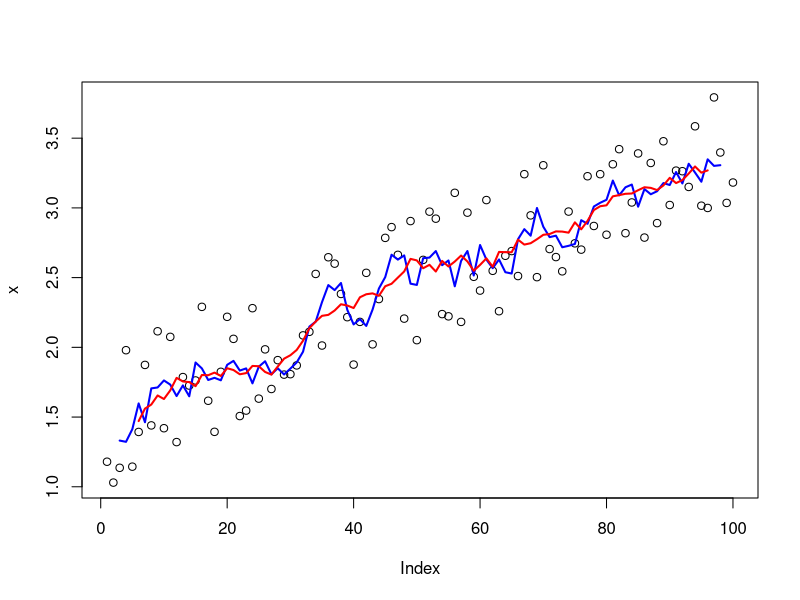
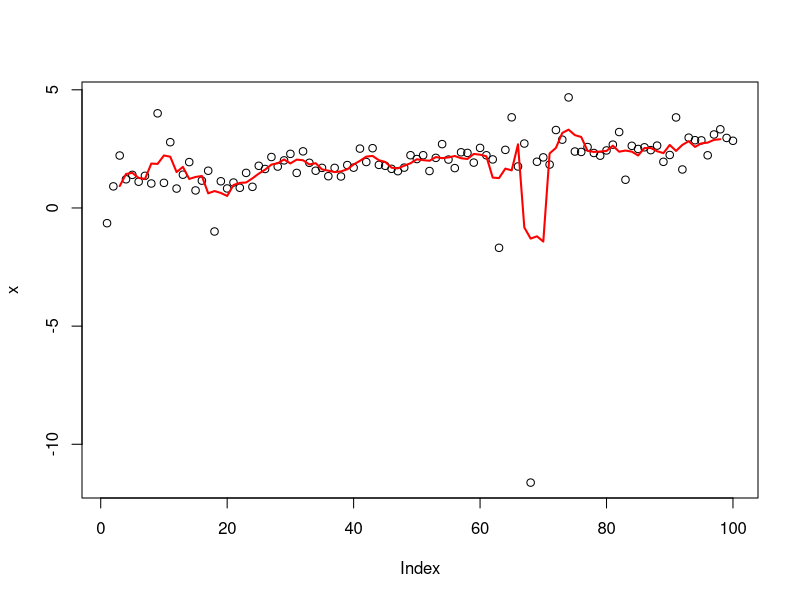
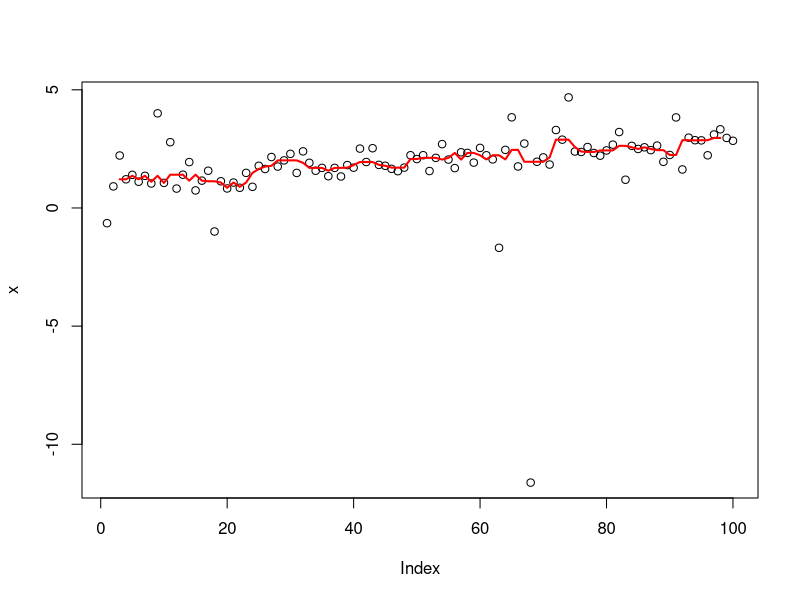

Generate these figures, in order, with R: (Note: this script raises an error after producing the figures.)
summary <- function(x) {
  funs <- c(mean, median, sd, mad, IQR)
  lapply(funs, function(f) f(x, na.rm=TRUE))
}

# closures

power <- function(exponent) {
  print(environment())
  function(x) {
    x ^ exponent
  }
}

square <- power(2)
environment(square)
cube <- power(3)

new_counter <- function() {
  i <- 0
  function() {
    i <<- i + 1
    i
  }
}

counter_one <- new_counter()
counter_two <- new_counter()

counter_one()
counter_one()
counter_two()

i <- 0
new_counter2 <- function() {
  i <<- i + 1
  i
}

new_counter3 <- function() {
  i <- 0
  function() {
    i <- i + 1
    i
  }
}

# compute the ith central moment of a numeric vector
moment <- function(order) {
  function(x) {
    mean((x-mean(x))^order)
  }
}

m1 <- moment(1)
m2 <- moment(2)

x <- runif(100)
stopifnot(all.equal(m1(x), 0))
stopifnot(all.equal(m2(x), var(x)*99/100))

pick <- function(i) {
  function(x) {
    x[[i]]
  }
}

compute_mean <- list(
                  base = function(x) mean(x),
                  sum = function(x) sum(x) / length(x),
                  manual = function(x) {
                    total <- 0
                    n <- length(x)
                    for (i in seq_along(x)) {
                      total <- total + x[i] / n
                    }
                    total
                  }
)
                  
x <- runif(1e5)
system.time(compute_mean$base(x))
system.time(compute_mean[[2]](x))
system.time(compute_mean[["manual"]](x))

lapply(compute_mean, function(f) f(x))

call_fun <- function(f, ...) f(...)
lapply(compute_mean, call_fun, x)

lapply(compute_mean, function(f) system.time(f(x)))

# summarise an object in multiple ways
x <- 1:10
funs <- list(
          sum = sum,
          mean = mean,
          median = median
)

lapply(funs, function(f) f(x))
lapply(funs, function(f) f(x, na.rm=TRUE))

# scale a vector to range [0,1]
scale01 <- function(x) {
  rng <- range(x, na.rm=TRUE)
  (x - rng[1]) / (rng[2] - rng[1])
}

# fit linear models using different formulas
formulas <- list(
  mpg ~ disp,
  mpg ~ I(1 / disp),
  mpg ~ disp + wt,
  mpg ~ I(1 / disp) + wt
)

lapply(formulas, function(f) lm(f, data=mtcars))

# multiple inputs: Map (mapply)

# generate some sample data
xs <- replicate(5, runif(10), simplify = FALSE)
ws <- replicate(5, rpois(10, 5) + 1, simplify = FALSE)
# unweighted mean
unlist(lapply(xs, mean))
# weighted mean
unlist(Map(weighted.mean, xs, ws))

# smooth data using a rolling mean function
rollmean <- function(x, n) {
  out <- rep(NA, length(x))
  
  offset <- trunc(n / 2)
  for (i in (offset + 1):(length(x) - n + offset + 1)) {
    out[i] <- mean(x[(i - offset):(i + offset - 1)])
  }
  out
}
x <- seq(1, 3, length=1e2) + runif(1e2)
plot(x)
lines(rollmean(x, 5), col="blue", lwd=2)
lines(rollmean(x, 10), col="red", lwd=2)

# data with more variable noise, using median instead of mean
x <- seq(1, 3, length = 1e2) + rt(1e2, df = 2) / 3
plot(x)
lines(rollmean(x, 5), col = "red", lwd = 2)

rollapply <- function(x, n, f, ...) {
  offset <- trunc(n / 2)
  locs <- (offset + 1):(length(x) - n + offset + 1)
  num <- vapply(
    locs,
    function(i) f(x[(i - offset):(i + offset)], ...),
    numeric(1)
  )
  c(rep(NA, offset), num)
}
plot(x)
lines(rollapply(x, 5, median), col="red", lwd=2)

# parallelisation of lapply()
lapply3 <- function(x, f, ...) {
  out <- vector("list", length(x))
  for (i in sample(seq_along(x))) {
    out[[i]] <- f(x[[i]], ...)
  }
  out
}
unlist(lapply(1:10, sqrt))
unlist(lapply3(1:10, sqrt))

library(parallel)
# this example is actually slower than lapply
unlist(mclapply(1:10, sqrt, mc.cores=4))
# a more realistic example: boostrap replicates of a linear model
boot_df <- function(x) x[sample(nrow(x), rep=T), ]
rsquared <- function(mod) summary(mod)$r.square
boot_lm <- function(i) {
  rsquared(lm(mpg ~ wt + disp, data=boot_df(mtcars)))
}
system.time(lapply(1:500, boot_lm))
system.time(mclapply(1:500, boot_lm, mc.cores=2))

# apply() for matrix or array
a <- matrix(1:20, nrow=5)
apply(a, 1, mean)

## apply() is not idempotent!
a1 <- apply(a, 1, identity)
identical(a, a1)     # FALSE
identical(a, t(a1))  # TRUE
a2 <- apply(a, 2, identity)
identical(a, a2)     # TRUE

## sweep(), used with apply, to standardize arrays
x <- matrix(rnorm(20, 0, 10), nrow=4)
x1 <- sweep(x, 1, apply(x, 1, min), `-`)
x2 <- sweep(x1, 1, apply(x1, 1, max), `/`)

## outer()
## create a time table
outer(1:3, 1:10, "*")

## sapply() allows for "ragged" arrays
## Example: compare two groups in a medical trial
pulse <- round(rnorm(22, 70, 10/3)) + rep(c(0,5), c(10,12))
group <- rep(c('A', 'B'), c(10,12))
tapply(pulse, group, length)
tapply(pulse, group, mean)
## tapply() is just the combination of split() and sapply()
tapply2 <- function(x, group, f, ..., simplify=TRUE) {
  pieces <- split(x, group)
  sapply(pieces, f, simplify=simplify)
}
tapply2(pulse, group, length)
tapply2(pulse, group, mean)

# manipulating lists
# Reduce()
Reduce2 <- function(f, x) {
  out <- x[[1]]
  for (i in seq(2, length(x))) {
    out <- f(out, x[[i]])
  }
  out
}

## find the values that occur in every element of a list of vectors
l <- replicate(5, sample(1:10, 15, replace=T), simplify=FALSE)
str(l)
Reduce(intersect, l)

# predicate functionals
where <- function(f, x) {
  vapply(x, f, logical(1))
}
df <- data.frame(x=1:3, y=c('a','b','c'))
where(is.factor, df)
str(Filter(is.factor, df))
str(Find(is.factor, df))
Position(is.factor, df)

# mathematical functionals
integrate(sin, 0, pi)
str(uniroot(sin, pi * c(1/2, 3/2)))
str(optimise(sin, c(0, 2*pi)))
str(optimise(sin, c(0, pi), maximum=TRUE))

# In statistics, optimisation, combined with closures, is often used
# for solving MLE problems.
# ---------------------------
# 
## a function factory that, given a dataset, returns a function that
## computes the negative log likelihood (NLL) for parameter lambda.
poisson_nll <- function(x) {
  n <- length(x)
  sum_x <- sum(x)
  function(lambda) {
    n * lambda - sum_x * log(lambda) # + terms not involving lambda
  }
}

x1 <- c(41, 30, 31, 38, 29, 24, 30, 29, 31, 38)
x2 <- c(6, 4, 7, 3, 3, 7, 5, 2, 2, 7, 5, 4, 12, 6, 9)
nll1 <- poisson_nll(x1)
nll2 <- poisson_nll(x2)
optimise(nll1, c(0,100))$minimum
optimise(nll2, c(0,100))$minimum

# function operators
# ------------------

chatty <- function(f) {
  function(x, ...) {
    res <- f(x, ...)
    cat("Processing ", x, "\n", sep="")
    res
  }
}
f <- function(x) x^2
s <- c(3,2,1)
chatty(f)(1)
vapply(s, chatty(f), numeric(1))
